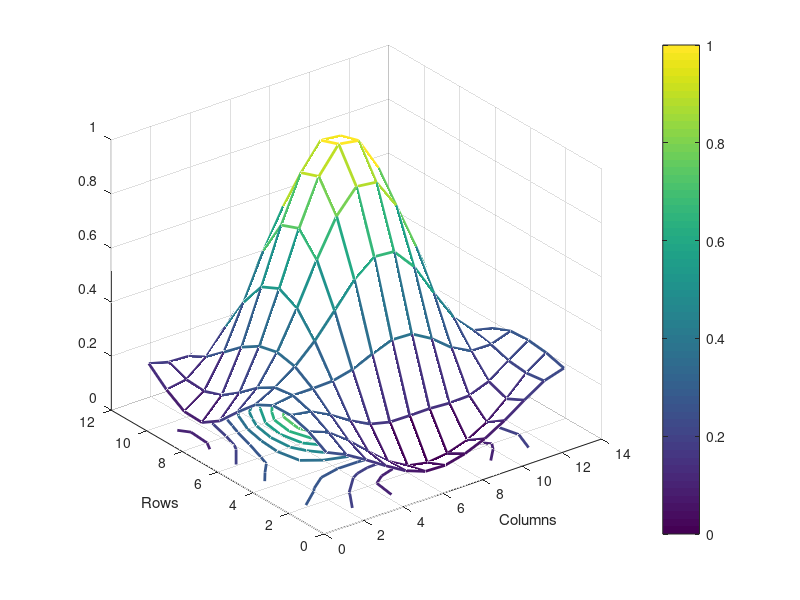
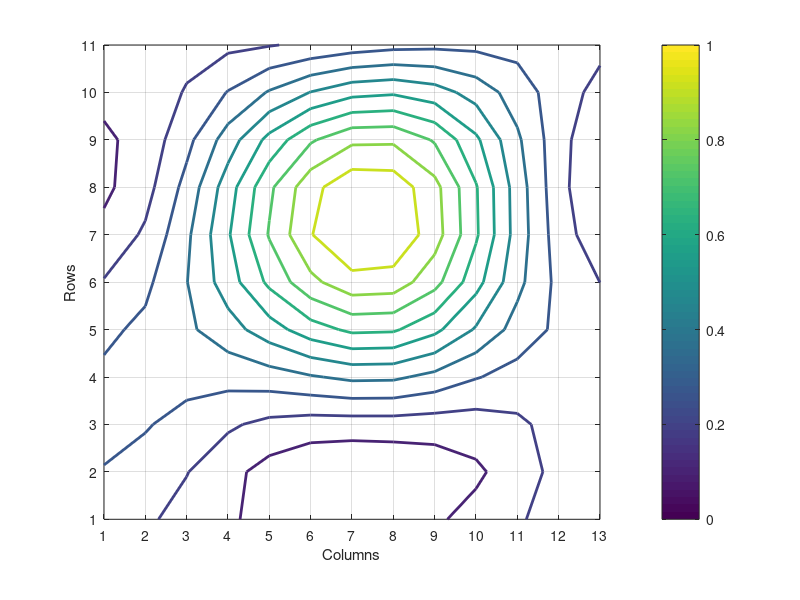
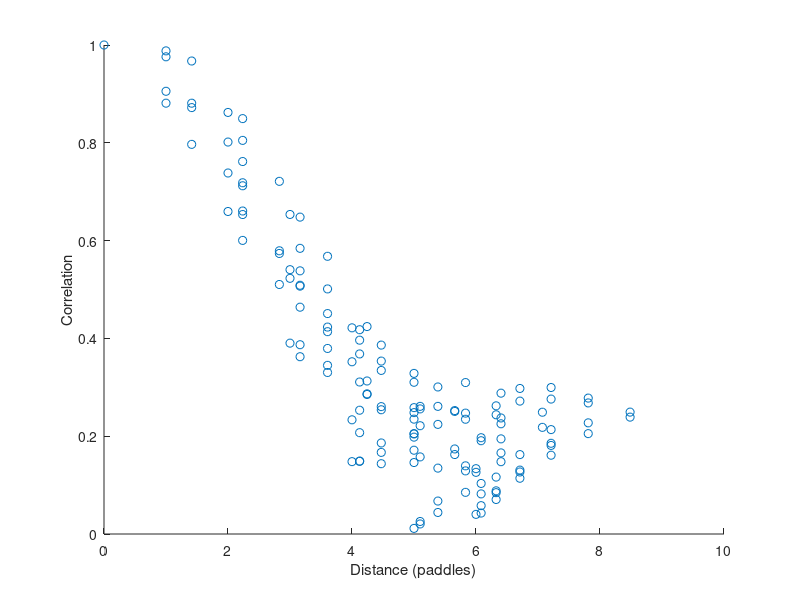
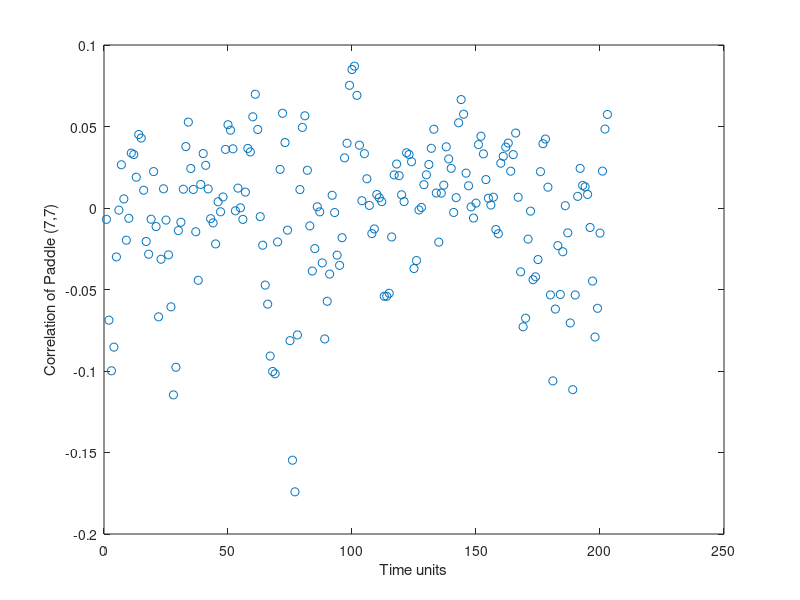

The MATLAB script that drew these images, in order:
% plots the mesh, contour plot and 3D scatter plot of correlation of all
% other paddles on the grid with a user specified paddle (row, col)
% in the 3D plots the color is the correlation 
% Used to test accuracy of kernels written in C++
% Horace Zhang + Jessie Liu Summer 2014
% Modified by Nathan Wei, Summer 2015

% requires a blank .txt file: "res.txt" to be in the path
 clear all;

% MODIFY THIS ------------------------------------------------------------------
A = load('angleservo_cM.txt'); %load in the angle data file generated from menuII (with the angle header removed)
%choose paddle with which you want to see the correlation of other paddles 
padrow = 7;
padcol = 7;

% ---------------------------------------------------------------------
size = size(A);
time = size(1);
norm = 0;
a = zeros(11,13); % "a" is the row*col matrix. a(i,j) is the correlation of that paddle with the (padrow, padcol) paddle.
padangle = zeros(time,1); % stores angle at each timeslice for chosen paddle

for t = 1 : time
    timeslice = A(t,:);
    agrid = reshape(timeslice,13,11);
    agrid = transpose(agrid); %convert timeslice to 11*13 matrix
    norm = norm + agrid(padcol,padrow)*agrid(padcol,padrow); %normalization
    padangle(t) = agrid(padcol,padrow);
    
%calculate correlation
    for i = 1 : 11
        for j = 1 : 13
            a(i,j) = a(i,j) + agrid(i,j)*agrid(padrow,padcol);
        end
    end
end

a = a./time; % calculate average
a = a./(norm/time); %normalization

%calculate temporal correlation
temp_norm = 0;
padcorr = zeros(time,1); % stores unnormalized correlation for each timeslice

for i = 1 : time
    temp_norm = temp_norm + (padangle(i)*padangle(i)); % same job as norm
    for j = 1 : time
        if i == j
            continue;
        else
            padcorr(i) = padcorr(i) + (padangle(i)*padangle(j));
        end
    end
end

padcorr = padcorr./(time - 1); % calculate average over time-1 comparisons
padcorr = padcorr./(temp_norm/(time - 1)); % normalization

%calculate distance to every other paddle (no wrapping around)

for i = 1 : 11
    for j = 1 : 13
        dist(i,j) = sqrt((i-padrow)^2+(j-padcol)^2);
    end
end

%plot mesh
figure(1);
set(gca, 'fontsize', 45)
m2 = meshc(a);
set(m2, 'LineWidth', 2)
xlabel('Columns');
ylabel('Rows');
colorbar;
caxis([0 1]); %keep the colorbar scale the same

%plot contour map
figure(2);
set(gca, 'fontsize', 45)
m3 = contour(a, 'LineWidth', 2);
grid on;
xlabel('Columns');
ylabel('Rows');
set(gca,'XTick',1:13);
set(gca,'YTick',1:11);
caxis([0 1]);
colorbar;

% plot correlation vs. distance
figure(3);
d = dist(:);
corr = a(:);
scatter(d,corr);
xlabel('Distance (paddles)');
ylabel('Correlation');
ylim([0,1]);

fid = fopen('res.txt','wt');
for i=1:length(d)
     fprintf(fid,'%.4f  %.4f  \n', d(i), corr(i));
end;

% plot temporal correlation of chosen paddle vs. time
figure(4);
plot(padcorr,'o');
xlabel('Time units'); % temporal spacing between timeslices
ystring = sprintf('Correlation of Paddle (%d,%d)',padcol,padrow);
ylabel(ystring);



